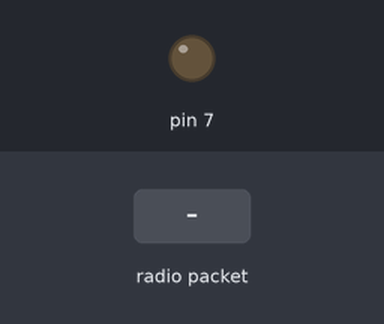
A sketch run on a simulated Arduino Uno, built with avr-gcc and run on an emulated ATmega328P. On the bench: output pins drawn as LEDs (lit = HIGH). Inputs (shaded band) come from the test bench. No radio packets arrive unless stated; what the sketch prints to the serial monitor is not drawn.

Above: at 1.2 s.
1.3 s: radio packet "1" arrives
Timing chart, 0 to 4.3 s (numbered marks = the images above; inputs shaded):
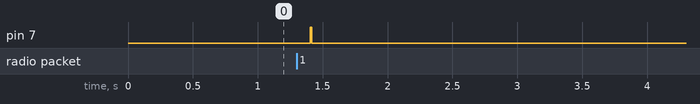

Measured:
- after the input at 1.3 s, pin 7: LOW → HIGH after 0.11 s, → LOW 0.01 s later

The sketch:

crow.ino
```cpp
#include <SPI.h>
#include "nrf24l01.h"
#include "RF24.h"
#include "printf.h"


#define MAX_PAYLOAD_LENGTH 32
#define READING_TIMEOUT	2


const int myChannel = 80;
const uint64_t myAddr = 0xF0F0F0F0E2LL;

const int anotherChannel = 30;
const uint64_t anotherAddr = 0xF0F0F0F0E1LL;


//TODO:
/*
1. remove PRIPSTR in config.h
2. isAckPayloadAvailable is same to available(), change name to make it samilar
3. change RF24_PA_MAX to micro #define
4. setPALevel() to int parameter
*/

RF24 radio(9, 10);

unsigned char buffer[128];

void setupTransmitter()
{
	radio.begin();
	radio.setRetries(0,0);

	radio.setAutoAck(false);
	radio.setCRCLength(RF24_CRC_8);
	radio.setDataRate(RF24_250KBPS);
	radio.setDynamicPayloads(true);
	//radio.setPALevel(RF24_PA_MIN);
	//radio.setPALevel(RF24_PA_LOW);
	//radio.setPALevel(RF24_PA_HIGH);
	radio.setPALevel(RF24_PA_MAX);
	radio.setChannel(anotherChannel);
	radio.openWritingPipe(anotherAddr);

	radio.startListening();
	radio.stopListening();

	radio.printDetails();
}


void setupReceiver()
{
	radio.begin();
	radio.setRetries(0,0);

	radio.setAutoAck(false);
	radio.setCRCLength(RF24_CRC_8);
	radio.setDataRate(RF24_250KBPS);
	radio.setDynamicPayloads(true);
	radio.setChannel(myChannel);
	radio.openReadingPipe(0, myAddr);

	radio.startListening();

	radio.printDetails();
}


void setup(void)
{
	Serial.begin(9600);
	printf_begin();

	//setupTransmitter();
	setupReceiver();
	pinMode(7, OUTPUT);
	digitalWrite(7, LOW);
}

void loop(void)
{
	digitalWrite(4, HIGH);
	delay(100);
	digitalWrite(4, LOW);
	delay(100);
	while (radio.available())
	{
		bool isLastPacket = false;
		while (!isLastPacket)
		{
			uint8_t payloadSize = radio.getDynamicPayloadSize();
			//Serial.print("got a payload, size is: ");
			//Serial.print(payloadSize);
			isLastPacket = radio.read(buffer, payloadSize);

			//Serial.print("\tdata: ");
			//printBuffer(payloadSize);
			//Serial.println();

			digitalWrite(7, HIGH);
			int i;
			for (i=0; i<payloadSize; ++i)
			{
				Serial.write(buffer[i]);
			}
			delay(10);
			digitalWrite(7, LOW);
		}
	}

}
```

printf.h
```cpp
// (licence header left out)
/**
 * @file printf.h
 *
 * Setup necessary to direct stdout to the Arduino Serial library, which
 * enables 'printf'
 */

#ifndef __PRINTF_H__
#define __PRINTF_H__

#ifdef ARDUINO

int serial_putc( char c, FILE * )
{
  Serial.write( c );

  return c;
}

void printf_begin(void)
{
  fdevopen( &serial_putc, 0 );
}

#else
#error This example is only for use on Arduino.
#endif // ARDUINO

#endif // __PRINTF_H__
```
